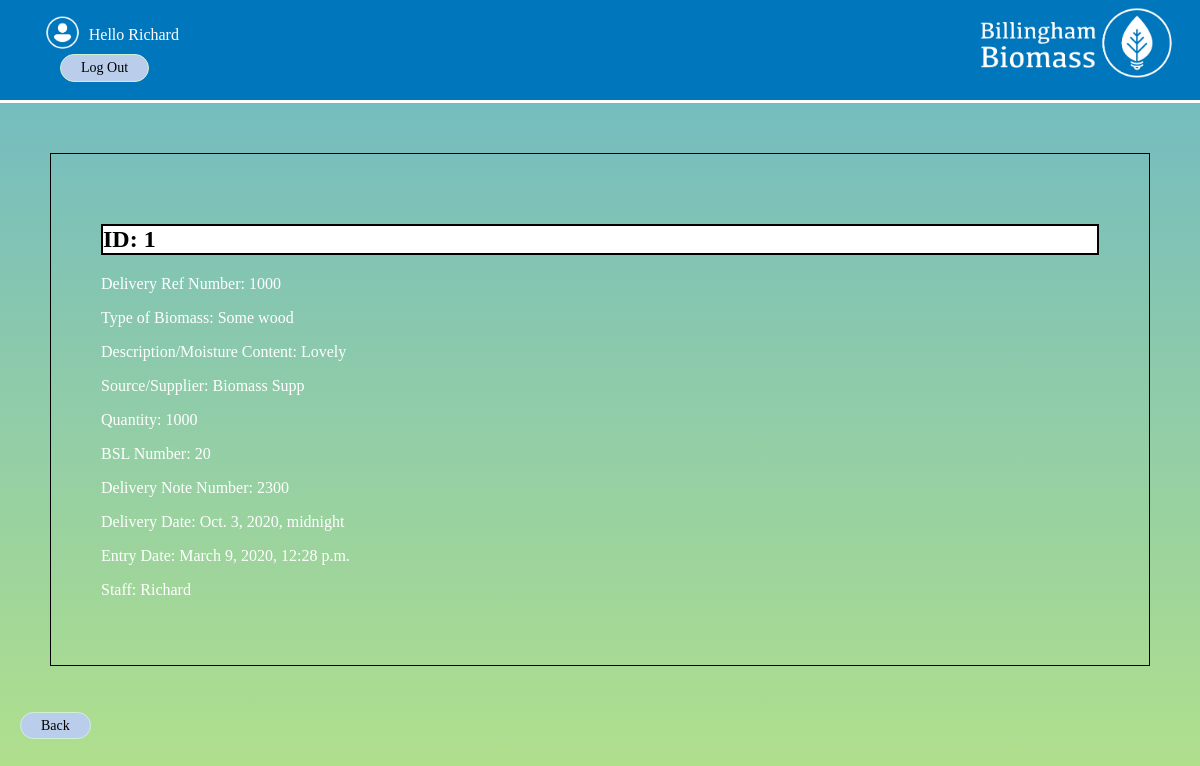
The page /fueldelivery/1/ (signed in) on the database its author committed.
### fueldelivery/models.py (models this page shows, shortened)
class FuelLogDeliveryMod(models.Model):
    delivery_ref_number = models.CharField(max_length=50)
    type_of_biomass = models.CharField(max_length=50)
    description_moisture_content = models.CharField(max_length=50)
    source_supplier = models.CharField(max_length=50)
    quantity = models.CharField(max_length=50)
    BSL_Number = models.IntegerField()
    delivery_note_number = models.IntegerField()
    delivery_date = models.DateTimeField()
    entry_date = models.DateTimeField(auto_now_add = True)
    entry_day = models.DateField(auto_now_add = True)
    staff = models.ForeignKey(User,on_delete=models.CASCADE)

### fueldelivery/views.py (the view)
# urls.py: path('<id>/',views.FuelDeliveryRecords, name='idRecord'),
@login_required(login_url="/accounts/login/")
def FuelDeliveryRecords(request,id):
    id = FuelLogDeliveryMod.objects.get(id=id)
    return render(request,'fueldelivery/idrecord.html',{'id':id})

### fueldelivery/templates/fueldelivery/idrecord.html
{% extends 'base_layout.html' %}
{% block content %}
<div class="record-view">
  <h2>ID: {{id.id}}</h2>
  <p>Delivery Ref Number: {{id.delivery_ref_number}}</p>
  <p>Type of Biomass: {{id.type_of_biomass}}</p>
  <p>Description/Moisture Content: {{id.description_moisture_content}}</p>
  <p>Source/Supplier: {{id.source_supplier}}</p>
  <p>Quantity: {{id.quantity}}</p>
  <p>BSL Number: {{id.BSL_Number}}</p>
  <p>Delivery Note Number: {{id.delivery_note_number}}</p>
  <p>Delivery Date: {{id.delivery_date}}</p>
  <p>Entry Date: {{id.entry_date}}</p>
  <p>Staff: {{id.staff}}</p>
</div>
<div>
<a class="back-button" href="{% url 'fuelrecords:viewfuelrecord'%}">Back</a>
</div>
{% endblock %}

### templates/base_layout.html (shortened to what this page needs)
{% load static from staticfiles %}
<!DOCTYPE html>
<html lang="en" dir="ltr">
  <head>
    <link rel="stylesheet" href="{% static 'styles.css'%}">
  </head>
  <body>
    <div class="head">
      <a href="{% url 'home' %}" ><img src="{% static 'Biomass.png' %}" class="logo" alt="Biomass-Logo" ></img></a>
    <nav class="navigation">
      <ul>
        {% if user.is_authenticated %}
        <li>
          <form class="logout-link" action="{% url 'accounts:logout' %}" method="post">
            <img class="loginimages" src="{%static 'User.png'%}" alt="user-img">
            Hello {{user}} <button type="submit"> Log Out </button>
          </form>
        </li>
        {% endif %}
      </ul>
    </nav>
</div>
    <div class="wrapper">
      {% block content %}
      {% endblock %}
    </div>
  </body>
</html>

### assets/styles.css (style rules this page uses)
* { font-family:"Kefa"; }
html { -webkit-tap-highlight-color:transparent; }
.head { background:rgb(0,118,188); height:100px; margin-top:-1em; border-bottom:3px solid white; }
.loginimages { height:2.5em; transform:translateY(30%); }
.record-view { display:block; padding:50px; border:1px solid black; margin:50px; }
.record-view h2 { background-color: white; border: solid 2px rgba(0,0,0,1); color:black; font-family:"Kefa"; }
.record-view p { display:table; font-family:"Kefa"; color:white; }
@media only screen and (min-width: 751px) { .logo { position:block; z-index:2; float:right; top:0.5em; width:250px; height:auto; } }
@media only screen and (min-width: 751px) { .navigation li { position:block; z-index:1; float:left; list-style-type:none; bottom:3em; padding:0 2em 0 0; color:white; font-size:16px; } }
.navigation li button { border-radius:40px; color:white; padding: 5px 20px; text-align: center; text-decoration: none; display: block; font-size: 14px; margin: 10px 20px; transition-duration: 0.4s; cursor: pointer; }
.navigation li button { background-color:#bacdea; color: black; border: 1px solid #cff1d1; }
.back-button { border-radius:40px; color:white; padding: 5px 20px; text-decoration: none; font-size: 14px; margin: 10px 20px; transition-duration: 0.4s; cursor: pointer; }
.back-button { background-color:#bacdea; color: black; border: 1px solid #cff1d1; }
body { background:rgba(200,255,200,0.7) }
html { height: 100%; }
body { background-image: linear-gradient(rgba(0, 111, 183, 0.5), rgba(142, 195, 60, 0.5)); height: 100%; margin: 0; background-repeat: no-repeat; background-attachment: fixed; }

### rows shown on the page
FuelLogDeliveryMod: id "1", delivery_ref_number "1000", type_of_biomass "Some wood", description_moisture_content "Lovely", source_supplier "Biomass Supp", quantity "1000", BSL_Number "20", delivery_note_number "2300", delivery_date "Oct. 3, 2020, midnight", entry_date "March 9, 2020, 12:28 p.m.", staff "Richard"

### other values the page prints
{{ user }} "Richard"
